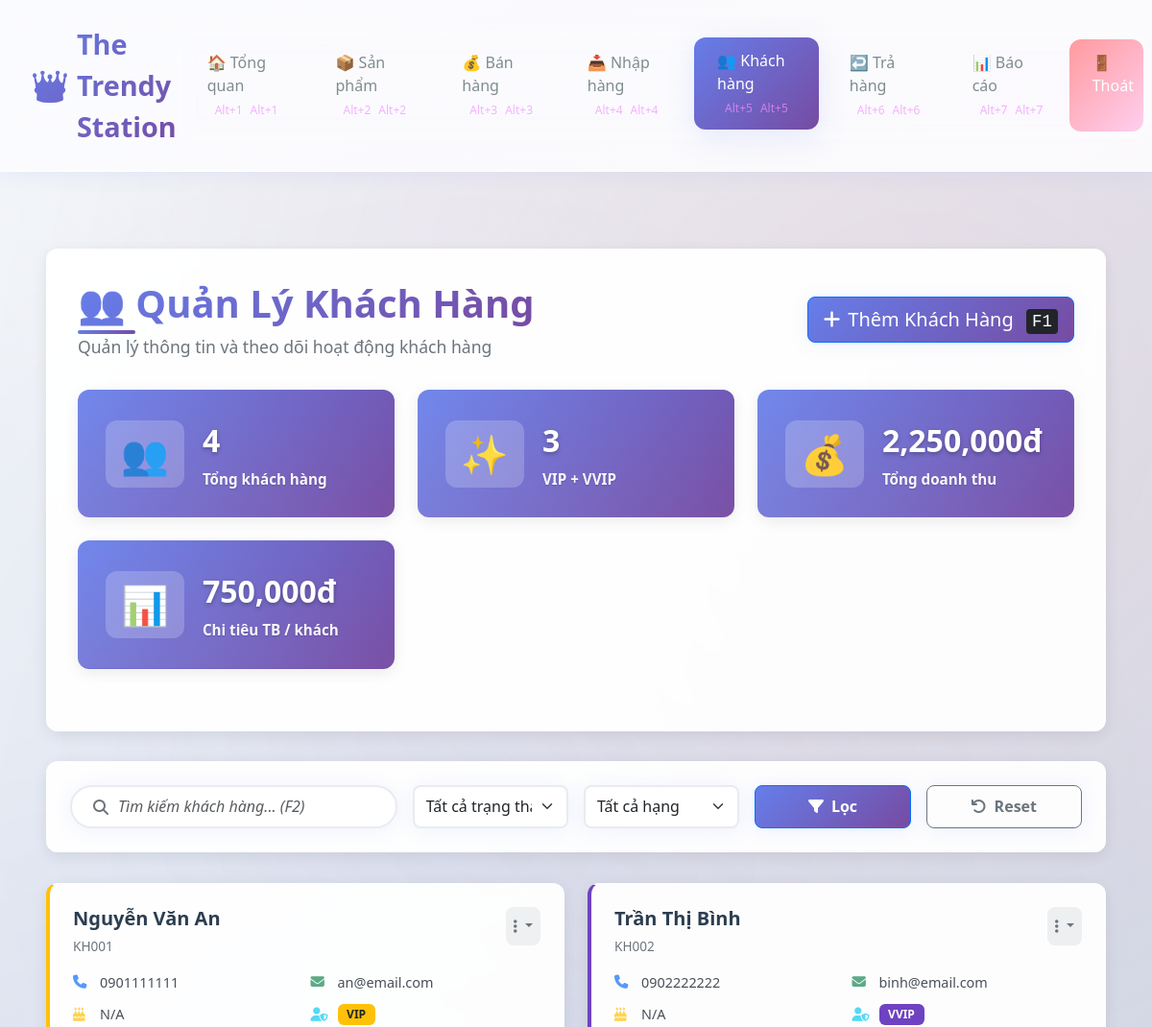
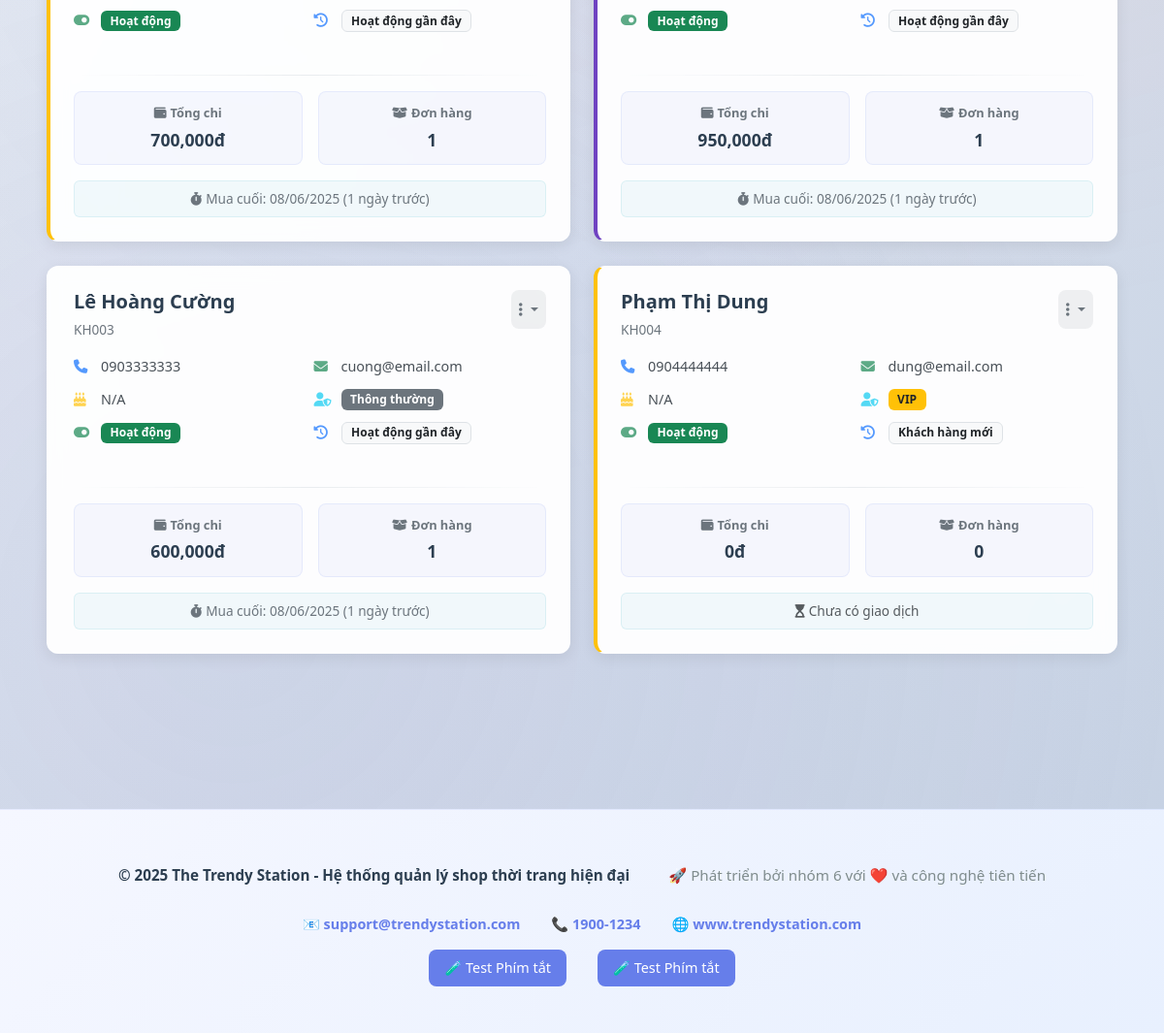
The page /?page=customers on the database its author committed (2 pictures, top to bottom).
### tables this page shows
CREATE TABLE customers (
    id INT AUTO_INCREMENT PRIMARY KEY,
    customer_code VARCHAR(20) UNIQUE NOT NULL,
    name VARCHAR(100) NOT NULL,
    phone VARCHAR(20) UNIQUE,
    email VARCHAR(100),
    address TEXT,
    birth_date DATE,
    gender ENUM('Nam', 'Nữ', 'Khác'),
    membership_level ENUM('Thông thường', 'VIP', 'VVIP') DEFAULT 'Thông thường',
    total_spent DECIMAL(15,2) DEFAULT 0,
    total_orders INT DEFAULT 0,
    loyalty_points INT DEFAULT 0,
    notes TEXT,
    is_active BOOLEAN DEFAULT TRUE,
    created_at TIMESTAMP DEFAULT CURRENT_TIMESTAMP,
    updated_at TIMESTAMP DEFAULT CURRENT_TIMESTAMP ON UPDATE CURRENT_TIMESTAMP,
    last_membership_update TIMESTAMP NULL DEFAULT NULL,  
    
    INDEX idx_phone (phone),
    INDEX idx_membership (membership_level),
    INDEX idx_active (is_active)
);

### pages/customers.php (the view, shortened to what this page needs)
<?php
require_once __DIR__ . '/../config/database.php';
$search = $_GET['search'] ?? '';
$status_filter = $_GET['status'] ?? 'all';
$membership_filter = $_GET['membership'] ?? 'all';
$page_num = max(1, intval($_GET['page'] ?? 1));
$per_page = 9;
$sql_select_fields = "SELECT c.*,
                        COALESCE(s.total_spent_val, c.total_spent, 0) as total_spent,
                        COALESCE(s.total_orders_val, c.total_orders, 0) as total_orders,
                        s.latest_sale_date as last_order_date,
                        CASE
                            WHEN s.latest_sale_date >= DATE_SUB(NOW(), INTERVAL 30 DAY) THEN 'Hoạt động gần đây'
                            WHEN s.latest_sale_date >= DATE_SUB(NOW(), INTERVAL 90 DAY) THEN 'Ít hoạt động'
                            WHEN s.latest_sale_date IS NULL AND c.created_at < DATE_SUB(NOW(), INTERVAL 30 DAY) THEN 'Chưa mua hàng'
                            WHEN s.latest_sale_date IS NULL AND c.created_at >= DATE_SUB(NOW(), INTERVAL 30 DAY) THEN 'Khách hàng mới'
                            ELSE 'Lâu không mua'
                        END as activity_status,
                        DATEDIFF(NOW(), s.latest_sale_date) as days_since_last_order,
                        (YEAR(CURDATE()) - YEAR(c.birth_date)) - (RIGHT(CURDATE(), 5) < RIGHT(c.birth_date, 5)) as age";
$sql_from_join = "FROM customers c
                  LEFT JOIN (
                      SELECT customer_id,
                             MAX(sale_date) as latest_sale_date,
                             COUNT(id) as total_orders_val,
                             SUM(total_amount) as total_spent_val
                      FROM sales
                      GROUP BY customer_id
                  ) s ON c.id = s.customer_id";
$where_clauses = [];
$params = [];
$where_sql = count($where_clauses) > 0 ? ' WHERE ' . implode(' AND ', $where_clauses) : '';
$offset = ($page_num - 1) * $per_page;
$customers_sql = "$sql_select_fields $sql_from_join $where_sql ORDER BY c.created_at DESC LIMIT $per_page OFFSET $offset";
$customers_stmt = $pdo->prepare($customers_sql);
$customers_stmt->execute($params);
$customers_on_page = $customers_stmt->fetchAll(PDO::FETCH_ASSOC);
$stats = [];
$stats_queries = [
    'total_customers_stat' => "SELECT COUNT(*) FROM customers",
    'vip_vvip_customers_stat' => "SELECT COUNT(*) FROM customers WHERE membership_level = 'VIP' OR membership_level = 'VVIP'",
    'total_revenue_stat' => "SELECT SUM(total_amount) FROM sales",
    'avg_spent_stat' => "SELECT AVG(total_spent) FROM customers WHERE total_orders > 0"
];
foreach ($stats_queries as $key => $query) {
    $stmt = $pdo->query($query);
    $stats[$key] = $stmt->fetchColumn();
}
if ($stats['total_customers_stat'] > 0 && isset($stats['total_revenue_stat'])) {
     $active_customers_with_spending_query = "SELECT COUNT(DISTINCT id) FROM customers WHERE total_spent > 0";
     $active_customers_count = $pdo->query($active_customers_with_spending_query)->fetchColumn();
     $stats['avg_spent_per_active_customer_stat'] = $active_customers_count > 0 ? ($stats['total_revenue_stat'] / $active_customers_count) : 0;
} else {
    $stats['avg_spent_per_active_customer_stat'] = 0;
}
?>
<!DOCTYPE html>
<html lang="vi">
<head>
    <link href="https://cdnjs.cloudflare.com/ajax/libs/bootstrap/5.3.0/css/bootstrap.min.css" rel="stylesheet">
    <link href="https://cdnjs.cloudflare.com/ajax/libs/font-awesome/6.4.0/css/all.min.css" rel="stylesheet">
</head>
<body>
    <div class="customers-page">
        <div class="page-header">
            <div class="d-flex justify-content-between align-items-center mb-4">
                <div>
                    <h1 class="page-title">👥 Quản Lý Khách Hàng</h1>
                    <p class="page-subtitle">Quản lý thông tin và theo dõi hoạt động khách hàng</p>
                </div>
                <button class="btn btn-primary btn-lg" onclick="openAddCustomerModal()">
                    <i class="fas fa-plus me-2"></i>Thêm Khách Hàng
                    <kbd class="ms-2">F1</kbd>
                </button>
            </div>
            <div class="stats-grid">
                <div class="stat-card">
                    <div class="stat-icon">👥</div>
                    <div class="stat-info">
                        <div class="stat-number"><?php echo number_format($stats['total_customers_stat'] ?? 0); ?></div>
                        <div class="stat-label">Tổng khách hàng</div>
                    </div>
                </div>
                <div class="stat-card">
                    <div class="stat-icon">✨</div>
                    <div class="stat-info">
                        <div class="stat-number"><?php echo number_format($stats['vip_vvip_customers_stat'] ?? 0); ?></div>
                        <div class="stat-label">VIP + VVIP</div>
                    </div>
                </div>
                <div class="stat-card">
                    <div class="stat-icon">💰</div>
                    <div class="stat-info">
                        <div class="stat-number"><?php echo number_format($stats['total_revenue_stat'] ?? 0); ?>đ</div>
                        <div class="stat-label">Tổng doanh thu</div>
                    </div>
                </div>
                <div class="stat-card">
                    <div class="stat-icon">📊</div>
                    <div class="stat-info">
                        <div class="stat-number"><?php echo number_format($stats['avg_spent_per_active_customer_stat'] ?? 0); ?>đ</div>
                        <div class="stat-label">Chi tiêu TB / khách</div>
                    </div>
                </div>
            </div>
        </div>
        <div class="filters-section">
            <div class="row g-3 align-items-end" id="filterForm">
                <div class="col-md-4">
                    <div class="search-input-wrapper">
                        <span class="input-group-text"><i class="fas fa-search"></i></span>
                        <input type="text" id="searchInput" name="search" class="form-control"
                               placeholder="Tìm kiếm khách hàng... (F2)" value="<?php echo htmlspecialchars($search); ?>">
                    </div>
                </div>
                <div class="col-md-2">
                    <select id="statusFilter" name="status" class="form-select filter-select">
                        <option value="all" <?php if ($status_filter === 'all') echo 'selected'; ?>>Tất cả trạng thái</option>
                    </select>
                </div>
                <div class="col-md-2">
                    <select id="membershipFilter" name="membership" class="form-select filter-select">
                        <option value="all" <?php if ($membership_filter === 'all') echo 'selected'; ?>>Tất cả hạng</option>
                    </select>
                </div>
                <div class="col-md-2">
                    <button type="button" class="btn btn-primary btn-filter w-100" onclick="applyFilters()">
                        <i class="fas fa-filter me-2"></i>Lọc
                    </button>
                </div>
                <div class="col-md-2">
                    <button type="button" class="btn btn-outline-secondary btn-filter w-100" onclick="resetFilters()">
                        <i class="fas fa-undo me-2"></i>Reset
                    </button>
                </div>
            </div>
        </div>
        <div class="customers-grid" id="customersGrid">
            <?php if (empty($customers_on_page)): ?>
                <div class="col-12">
                    <div class="empty-state" style="grid-column: 1 / -1;">
                        <div class="empty-icon">👥</div>
                        <h4 class="empty-title">Không tìm thấy khách hàng</h4>
                        <p class="empty-text">Không có khách hàng nào phù hợp với tiêu chí tìm kiếm của bạn. <br>Hãy thử điều chỉnh bộ lọc hoặc thêm khách hàng mới.</p>
                        <button class="btn btn-primary btn-lg" onclick="openAddCustomerModal()">
                            <i class="fas fa-plus me-2"></i>Thêm Khách Hàng Mới
                        </button>
                    </div>
                </div>
            <?php else: ?>
                <?php foreach ($customers_on_page as $customer): ?>
                <div class="customer-card" data-membership="<?php echo htmlspecialchars(strtolower($customer['membership_level'] ?? 'thông thường')); ?>">
                    <div class="customer-header">
                        <div>
                            <h5 class="customer-name"><?php echo htmlspecialchars($customer['name']); ?></h5>
                            <small class="customer-code"><?php echo htmlspecialchars($customer['customer_code']); ?></small>
                        </div>
                        <div class="customer-actions">
                            <div class="dropdown">
                                <button class="dropdown-toggle" type="button" data-bs-toggle="dropdown" aria-expanded="false">
                                    <i class="fas fa-ellipsis-v"></i>
                                </button>
                            </div>
                        </div>
                    </div>
                    <div class="customer-details">
                        <div class="detail-row">
                            <div class="detail-item">
                                <i class="fas fa-phone text-primary"></i>
                                <span><?php echo htmlspecialchars($customer['phone']); ?></span>
                            </div>
                            <div class="detail-item">
                                <i class="fas fa-envelope <?php echo empty($customer['email']) ? 'text-muted' : 'text-success'; ?>"></i>
                                <span class="text-truncate" title="<?php echo htmlspecialchars($customer['email'] ?? 'N/A'); ?>"><?php echo htmlspecialchars($customer['email'] ?? 'N/A'); ?></span>
                            </div>
                        </div>
                        <div class="detail-row">
                            <div class="detail-item">
                                <i class="fas fa-birthday-cake text-warning"></i>
                                <span><?php echo $customer['age'] !== null ? htmlspecialchars($customer['age']) . ' tuổi' : 'N/A'; ?></span>
                            </div>
                            <div class="detail-item">
                                <i class="fas fa-user-shield text-info"></i>
                                <span class="badge bg-<?php
                                    $level = strtolower($customer['membership_level'] ?? 'thong thuong');
                                    if ($level === 'vvip') echo 'purple';
                                    elseif ($level === 'vip') echo 'warning text-dark';
                                    else echo 'secondary';
                                ?>"><?php echo htmlspecialchars($customer['membership_level'] ?? 'Thông thường'); ?></span>
                            </div>
                        </div>
                        <div class="detail-row">
                            <div class="detail-item">
                                <i class="fas fa-toggle-on <?php echo $customer['is_active'] ? 'text-success' : 'text-danger'; ?>"></i>
                                <span class="badge bg-<?php echo $customer['is_active'] ? 'success' : 'danger'; ?>"><?php echo $customer['is_active'] ? 'Hoạt động' : 'Ngừng HĐ'; ?></span>
                            </div>
                            <div class="detail-item">
                                <i class="fas fa-history text-primary"></i>
                                <span class="badge bg-light text-dark border"><?php echo htmlspecialchars($customer['activity_status'] ?? 'N/A'); ?></span>
                            </div>
                        </div>
                    </div>
                    <div class="customer-divider"></div>
                    <div class="customer-finance">
                        <div class="finance-item">
                            <div class="finance-label"><i class="fas fa-wallet me-1"></i>Tổng chi</div>
                            <div class="finance-value"><?php echo number_format($customer['total_spent'] ?? 0); ?>đ</div>
                        </div>
                        <div class="finance-item">
                            <div class="finance-label"><i class="fas fa-box-open me-1"></i>Đơn hàng</div>
                            <div class="finance-value"><?php echo number_format($customer['total_orders'] ?? 0); ?></div>
                        </div>
                    </div>
                    <?php if ($customer['last_order_date']): ?>
                    <div class="last-order mt-auto">
                        <i class="fas fa-stopwatch me-1"></i>Mua cuối: <?php echo date('d/m/Y', strtotime($customer['last_order_date'])); ?>
                        <?php if ($customer['days_since_last_order'] !== null): ?>
                            (<?php echo htmlspecialchars($customer['days_since_last_order']); ?> ngày trước)
                        <?php endif; ?>
                    </div>
                    <?php else: ?>
                    <div class="last-order mt-auto text-muted">
                        <i class="fas fa-hourglass-start me-1"></i>Chưa có giao dịch
                    </div>
                    <?php endif; ?>
                </div>
                <?php endforeach; ?>
            <?php endif; ?>
        </div>
    </div>
    <div class="toast-container position-fixed bottom-0 end-0 p-3">
    </div>
</body>
</html>

### rows shown on the page
customers: name "Nguyễn Văn An", customer_code "KH001", phone "0901111111", email "an@email.com", membership_level "VIP", is_active 1 (drawn), activity_status "Hoạt động gần đây", total_spent "700,000", total_orders "1", last_order_date "08/06/2025", days_since_last_order "1"
customers: name "Trần Thị Bình", customer_code "KH002", phone "0902222222", email "binh@email.com", membership_level "VVIP", is_active 1 (drawn), activity_status "Hoạt động gần đây", total_spent "950,000", total_orders "1", last_order_date "08/06/2025", days_since_last_order "1"
customers: name "Lê Hoàng Cường", customer_code "KH003", phone "0903333333", email "cuong@email.com", membership_level "Thông thường", is_active 1 (drawn), activity_status "Hoạt động gần đây", total_spent "600,000", total_orders "1", last_order_date "08/06/2025", days_since_last_order "1"
customers: name "Phạm Thị Dung", customer_code "KH004", phone "0904444444", email "dung@email.com", membership_level "VIP", is_active 1 (drawn), activity_status "Khách hàng mới", total_spent "0", total_orders "0", shows "Chưa có giao dịch"

### other values the page prints
$stats['total_customers_stat'] "4"
$stats['vip_vvip_customers_stat'] "3"
$stats['total_revenue_stat'] "2,250,000"
$stats['avg_spent_per_active_customer_stat'] "750,000"
